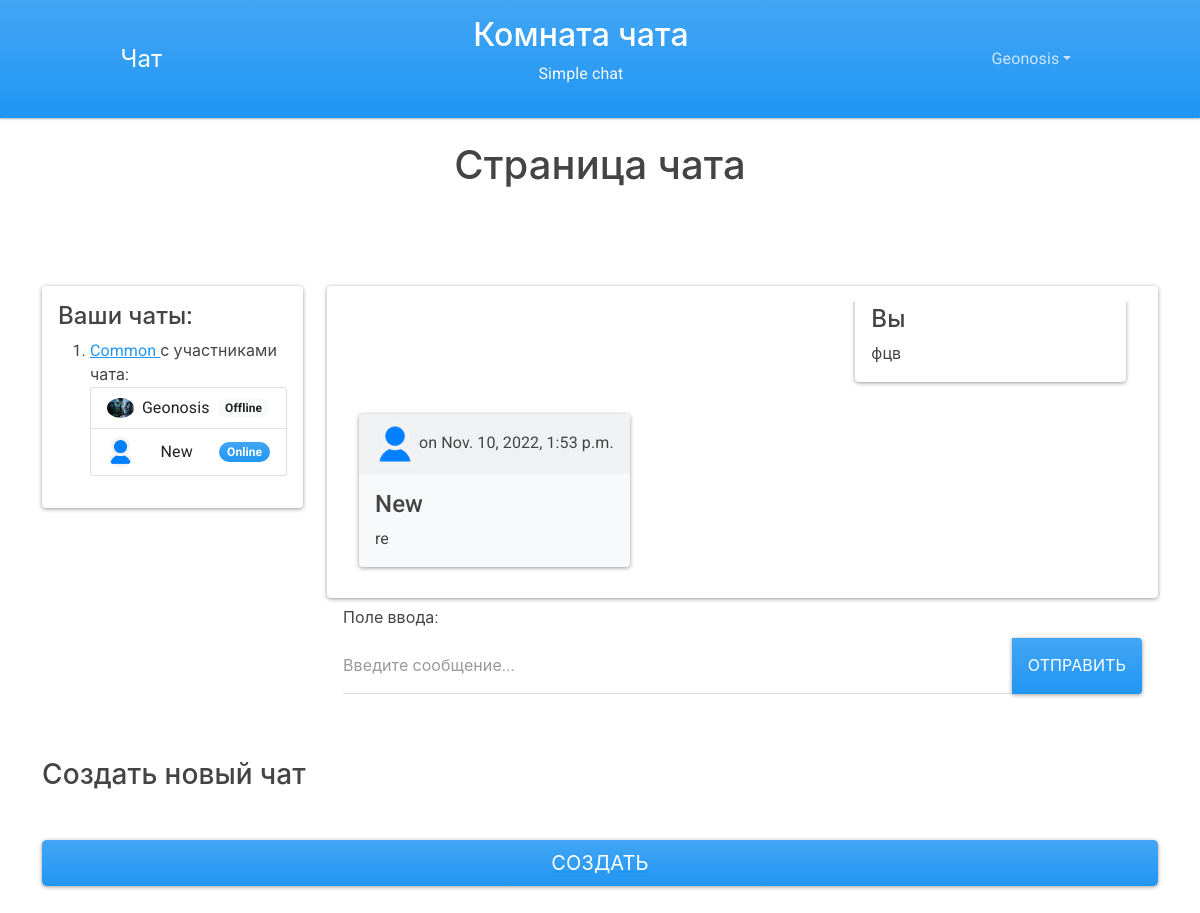
The app's page / (signed in) with its own data.
### api/models.py (models this page shows, shortened)
class Room(models.Model):
    owner = models.ForeignKey(
        User, related_name='owner', on_delete=models.CASCADE, default=User)
    room_name = models.CharField(
        max_length=32, default='common')
    members = models.ManyToManyField(
        User, related_name='members', blank=False, default=owner)
    class Meta:
        ordering = ('pk', 'owner',)

class Message(models.Model):
    sender = models.ForeignKey(
        User, on_delete=models.CASCADE, related_name='sender')
    message = models.CharField(max_length=1200)
    timestamp = models.DateTimeField(auto_now_add=True)
    is_read = models.BooleanField(default=False)
    room = models.ForeignKey(Room, on_delete=models.CASCADE,
                             related_name='room'
                             )
    def __str__(self):
        return self.message
    class Meta:
        ordering = ('timestamp',)

### user/models.py (models this page shows, shortened)
class Profile(models.Model):
    user = models.OneToOneField(
        User, related_name='profile', on_delete=models.CASCADE)
    avatar = models.ImageField(
        default='img/profile/default.png', upload_to='img/profile')
    bio = models.TextField()
    is_online = models.BooleanField(default=False)

### chat/views.py (the view)
# urls.py: path('', views.main_view, name='main'),
def main_view(request, room_name='common'):
    if not request.user.is_authenticated:
        return redirect('index')
    room = get_room(request, room_name)
    room.members.set(User.objects.all())
    rooms = Room.objects.filter(room_name=room_name)
    messages = Message.objects.filter(room__room_name=room_name)
    if request.method == "GET":
        return render(request, 'chat/chat.html',
                      {'users': User.objects.all(),
                       'messages': messages,
                       'room_name': room_name,
                       'room': room,
                       'rooms': rooms,
                       })

### chat/views.py (called while the page is built)
def get_room(request, room_name):
    if not Room.objects.filter(room_name=room_name).exists():
        room = Room.objects.create(room_name=room_name, owner=request.user)
    else:
        room = Room.objects.get(room_name=room_name)
    return room

### templates/chat/chat.html (shortened to what this page needs)
{% extends 'chat/index.html' %}
{% load static %}
{% block content %}
<h1 class="py-4 text-center">
  Страница чата
</h1>
<div class="section py-5">
  <div class="row">
    <div class="col-md-3 col-sm-12 my-3">
      <div class="card p-3 ">
        <h4>Ваши чаты:</h4>
        <ol>
          {% for room in rooms %}
          {% if request.user in room.members.all %}
          <li>
            <a href="{%url 'chat' room.room_name  %}">
              {{room.room_name | capfirst}}
            </a> с участниками чата:
            <ul class="list-group">
              {% for user in room.members.all %}
              <li id="{{ user.id }}"
                class="list-group-item d-flex  chat-user justify-content-between align-items-center">
                <img src="{% static  user.profile.avatar.url %}" class="col-2 rounded-circle">
                <span class="title">{{ user.username }}</span>
                {% if user.profile.is_online %}
                <span class="badge bg-primary rounded-pill">
                  Online
                </span>
                {% else %}
                <span class="badge bg-light rounded-pill">
                  Offline
                </span>
                {% endif %}
              </li>
              {% endfor %}
            </ul>
          </li>
          {% endif %}
          {% endfor %}
        </ol>
      </div>
    </div>
    <div class="col-md-9 col-sm-12 my-3">
      <div class="card p-3">
        <div class="" style="height: 35vh;">
          {% block messages %}
          {% include 'chat/messages.html'%}
          {% endblock %}
        </div>
      </div>
    </div>
  </div>
</div>
<div class="py-5">
  <h3 class="my-5">
    Создать новый чат
  </h3>
  <a href="{%url 'room'%}">
    <div class="d-grid gap-2">
      <button id="create-room" class="btn btn-lg btn-primary" type="submit">Создать</button>
    </div>
  </a>
</div>
{% endblock %}

### templates/chat/index.html (shortened to what this page needs)
{% load static %}
<!DOCTYPE html>
<html lang="en">
<head>
  <link type="text/css" rel="stylesheet" href="{% static 'css/bootstrap.min.css' %}" media="screen,projection" />
  <link type="text/css" rel="stylesheet" href="{% static 'fonts/bootstrap-icons.woff2' %}" />
  <link type="text/css" rel="stylesheet" href="{% static 'css/style.css' %}" media="screen,projection" />
</head>
<body>
  {% include "chat/navbar.html" %}
  <div class="container">
    {% block content %}
    {% endblock %}
  </div>
</body>
</html>

### templates/chat/navbar.html (shortened to what this page needs)
<nav class="navbar navbar-expand-lg navbar-dark bg-primary">
  <div class="container-fluid  justify-content-evenly">
    <div class="flex-grow-0" id="navbarColor01">
      <a href="{% url 'main' %}" class="navbar-brand">Чат</a>
    </div>
    <div class="d-sm-none d-md-block text-center collapse collapse-horizontal text-light col-sm-6">
      <a href="{% url 'main' %}" class="text-white text-decoration-none ">
        <h2 class="mx-auto">Комната чата</h2>
      </a>
      <p class="mx-auto">Simple chat</p>
    </div>
    <div class=" d-flex">
      {% if request.user.is_authenticated %}
      <ul class="navbar-nav me-auto">
        <li class="nav-item dropdown">
          <a class="nav-link dropdown-toggle" data-bs-toggle="dropdown" href="#" role="button" aria-haspopup="true"
            aria-expanded="false">{{ request.user.username }}</a>
        </li>
      </ul>
      {% endif %}
    </div>
  </div>
</nav>

### templates/chat/messages.html (shortened to what this page needs)
{% load static %}
{% block messages %}
<div id="board" class="d-flex flex-column h-100 overflow-auto">
  {% for message in messages %}
  {% if message.sender == request.user %}
  <div class="card bg-secondary m-3  align-self-end">
    <div class="card-body">
      <h4 class="card-title">Вы</h4>
      <p class="card-text">{{ message }}
      </p>
    </div>
  </div>
  {% else %}
  <div class="card bg-light m-3  align-self-start">
    <div class="card-header">
      <img class="avatar" src="{% static message.sender.profile.avatar.url %}" alt="{{message.sender}}">
      <span class="timestamp">on {{ message.timestamp }}</span>
    </div>
    <div class="card-body">
      <h4 class="card-title">{{message.sender}}</h4>
      <p class="card-text">{{ message }}
      </p>
    </div>
  </div>
  {% endif %}
  {% endfor %}
</div>
<form id="chat-box" class="form-group
method=" post">
  <div class="form-group">
    <label class="form-label mt-4">Поле ввода:</label>
    <div class="form-group">
      <div class="input-group mb-3">
        <input id="message" name="message" type="text" class="form-control" placeholder="Введите сообщение..."
          aria-label="Type your message..." aria-describedby="button-addon2">
        <button class="btn btn-primary" type="submit" id="button-addon2">Отправить</button>
      </div>
    </div>
  </div>
</form>
{% endblock %}

### static/css/style.css (style rules this page uses)
.avatar { max-width: 2.5em; }

### records on screen
Room: room_name "Common"
Message: message "фцв"
Message: sender.avatar (placeholder picture), timestamp "Nov. 10, 2022, 1:53 p.m.", sender "New", message "re"

### other values on screen
{{ request.user.username }} "Geonosis"
{{ user.username }} "Geonosis"
{{ user.username }} "New"
